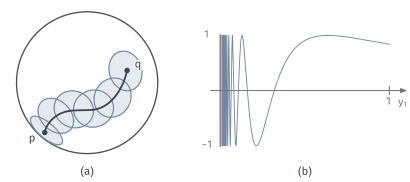

The Python source for this figure:
"""Left: coordinate balls chained along a path on the sphere. Right: the topologist sine curve, connected but not path connected."""
from pathlib import Path
import sys
ROOT = next(p for p in Path(__file__).resolve().parents if (p/"build.sh").is_file() and (p/"tex/book.tex").is_file())
sys.path.insert(0, str(ROOT/"figures/04-spaces-measures-and-geometry/04-manifolds/matplotlib/mfd-common"))
from mfd3d import *

W, H = 104, 46
fig, ax = canvas(W, H)
pl = Placed(View(5, 20), 22, 25, 18)
sphere_disc(ax, pl, fill='white')
s = np.linspace(0, 1, 401)
lat = lambda a: np.radians(-32+58*a+9*np.sin(2*np.pi*a))
lon = lambda a: np.radians(-40+84*a)
path = spherical(lat(s), lon(s))
cs = [spherical(lat(a), lon(a)) for a in np.linspace(0, 1, 6)]
caps = [cap_boundary(c, np.radians(16.5), 361) for c in cs]
for b in caps:
    ax.add_patch(Polygon(pl(b), fc=BLUE_FILL, ec='none', zorder=2))
for b in caps:
    ax.plot(*pl(b).T, color=BLUE, lw=.85, zorder=3)
ax.plot(*pl(path).T, color=INK, lw=1.3, zorder=4)
dot(ax, pl(cs[0]), INK); dot(ax, pl(cs[-1]), INK)
label(ax, pl(cs[0])+[-3.2, -1.5], '$p$', halo=True); label(ax, pl(cs[-1])+[2.8, 1.5], '$q$', halo=True)
# (b) sin(1/x), sampled in 1/x so that the oscillation is resolved.
x0, y0, X, Yv = 56, 23, 43, 14
tt = np.linspace(1, 90, 40000)
xs, ys = 1/tt, np.sin(tt)
ax.plot(x0+X*xs, y0+Yv*ys, color=BLUE, lw=.65, zorder=3)
ax.plot([x0, x0], [y0-Yv, y0+Yv], color=RED, lw=1.5, zorder=4)
arrow(ax, (x0-2.5, y0), (x0+X+4.5, y0), color=MUTED, lw=.75)
ax.plot([x0+X]*2, [y0-1, y0+1], color=MUTED, lw=.75)
label(ax, (x0+X, y0-3), '$1$', 7.5, MUTED); label(ax, (x0+X+3.5, y0-3), '$y_1$', 7.5, MUTED)
label(ax, (x0-3.4, y0+Yv), '$1$', 7.5, MUTED); label(ax, (x0-3.4, y0-Yv), '$-1$', 7.5, MUTED)
panel_tag(ax, 22, 1.6, '(a)'); panel_tag(ax, x0+X/2, 1.6, '(b)')
save(fig, Path(__file__).resolve().parent, 'figure', {'formula': 'caps of angular radius 16.5 deg along an analytic latitude-longitude path; y2=sin(1/y1), 1/y1 in [1,90]'})
